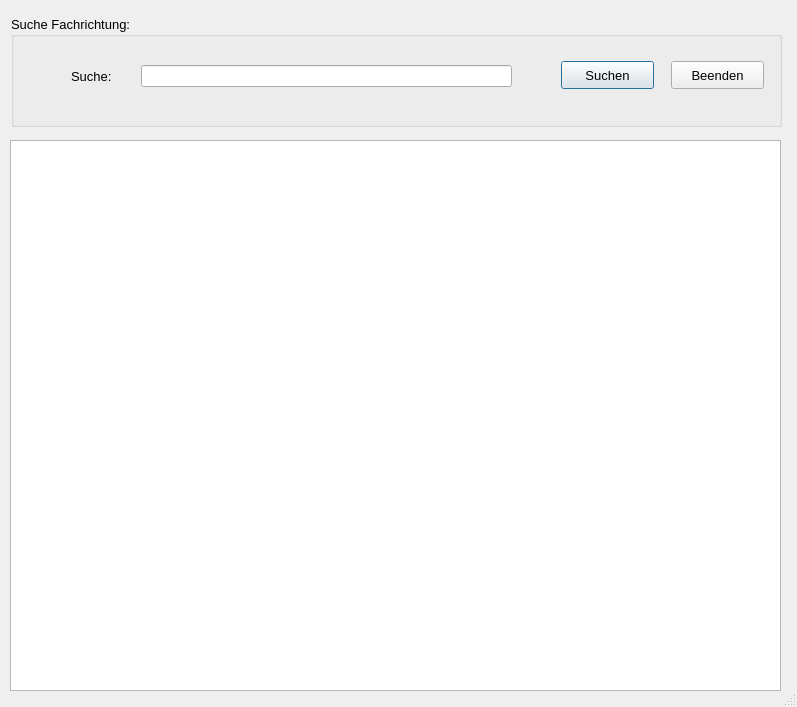
<?xml version="1.0" encoding="UTF-8"?>
<ui version="4.0">
 <class>Dialog</class>
 <widget class="QDialog" name="Dialog">
  <property name="geometry">
   <rect>
    <x>0</x>
    <y>0</y>
    <width>797</width>
    <height>707</height>
   </rect>
  </property>
  <property name="minimumSize">
   <size>
    <width>797</width>
    <height>703</height>
   </size>
  </property>
  <property name="windowTitle">
   <string>Suche</string>
  </property>
  <property name="sizeGripEnabled">
   <bool>true</bool>
  </property>
  <widget class="QTableWidget" name="twAnzeige_suche">
   <property name="geometry">
    <rect>
     <x>10</x>
     <y>140</y>
     <width>771</width>
     <height>551</height>
    </rect>
   </property>
   <property name="font">
    <font>
     <pointsize>10</pointsize>
    </font>
   </property>
   <property name="editTriggers">
    <set>QAbstractItemView::NoEditTriggers</set>
   </property>
   <property name="alternatingRowColors">
    <bool>true</bool>
   </property>
  </widget>
  <widget class="QGroupBox" name="gbSuche">
   <property name="geometry">
    <rect>
     <x>11</x>
     <y>16</y>
     <width>771</width>
     <height>111</height>
    </rect>
   </property>
   <property name="font">
    <font>
     <pointsize>10</pointsize>
    </font>
   </property>
   <property name="title">
    <string>Suche Fachrichtung:</string>
   </property>
   <widget class="QPushButton" name="btSuchen">
    <property name="geometry">
     <rect>
      <x>550</x>
      <y>45</y>
      <width>93</width>
      <height>28</height>
     </rect>
    </property>
    <property name="font">
     <font>
      <pointsize>10</pointsize>
     </font>
    </property>
    <property name="text">
     <string>Suchen</string>
    </property>
    <property name="icon">
     <iconset>
      <normaloff>../../_Symbole/UsedSymbols/searchmagnifierinterfacesymbol1_79893.ico</normaloff>../../_Symbole/UsedSymbols/searchmagnifierinterfacesymbol1_79893.ico</iconset>
    </property>
   </widget>
   <widget class="QPushButton" name="pB_BEENDEN">
    <property name="geometry">
     <rect>
      <x>660</x>
      <y>45</y>
      <width>93</width>
      <height>28</height>
     </rect>
    </property>
    <property name="font">
     <font>
      <pointsize>10</pointsize>
     </font>
    </property>
    <property name="text">
     <string>Beenden</string>
    </property>
    <property name="icon">
     <iconset>
      <normaloff>../../_Symbole/UsedSymbols/log-out_icon-icons.com_50106.ico</normaloff>../../_Symbole/UsedSymbols/log-out_icon-icons.com_50106.ico</iconset>
    </property>
   </widget>
   <widget class="QLabel" name="lbSuche">
    <property name="geometry">
     <rect>
      <x>60</x>
      <y>52</y>
      <width>91</width>
      <height>16</height>
     </rect>
    </property>
    <property name="font">
     <font>
      <pointsize>10</pointsize>
     </font>
    </property>
    <property name="text">
     <string>Suche:</string>
    </property>
   </widget>
   <widget class="QLineEdit" name="leSuche">
    <property name="geometry">
     <rect>
      <x>130</x>
      <y>49</y>
      <width>371</width>
      <height>22</height>
     </rect>
    </property>
    <property name="font">
     <font>
      <pointsize>10</pointsize>
     </font>
    </property>
   </widget>
  </widget>
 </widget>
 <resources/>
 <connections/>
</ui>
